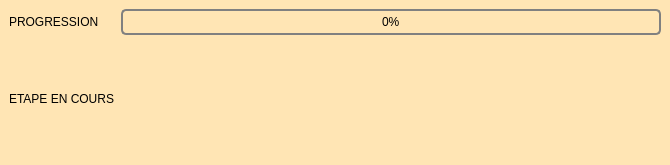
<?xml version="1.0" encoding="UTF-8"?>
<ui version="4.0">
 <class>traitement_fic_ind_recu</class>
 <widget class="QMainWindow" name="traitement_fic_ind_recu">
  <property name="geometry">
   <rect>
    <x>0</x>
    <y>0</y>
    <width>670</width>
    <height>165</height>
   </rect>
  </property>
  <property name="windowTitle">
   <string>Asso'Gestion - Generation des reçus fiscaux - AMSE</string>
  </property>
  <property name="styleSheet">
   <string notr="true">QWidget
{
    background-color: #FFE5B4;
}
QLineEdit
{
    background-color: QLinearGradient( x1: 0, y1: 0, x2: 0, y2: 1, stop: 0 #FFDEAD, stop: 0.1 #FAD5A5, stop: 0.5 #F4BB44, stop: 0.9 #FFAC1C, stop: 1 #E49B0F);
    padding: 1px;
    border-style: solid;
    border: 1px solid #1e1e1e;
    border-radius: 5;
}

QPushButton
{
    color: #FFDEAD;
    background-color: QLinearGradient( x1: 0, y1: 0, x2: 0, y2: 1, stop: 0 #FFAC1C, stop: 0.1 #F28C28, stop: 0.5 #B87333, stop: 0.9 #8B4000, stop: 1 #464646);
    border-width: 1px;
    border-color: #1e1e1e;
    border-style: solid;
    border-radius: 6;
    padding: 3px;
    font-size: 12px;
    padding-left: 5px;
    padding-right: 5px;
    min-width: 40px;
}

QPushButton:pressed
{
    background-color: QLinearGradient( x1: 0, y1: 0, x2: 0, y2: 1, stop: 0 #2d2d2d, stop: 0.1 #2b2b2b, stop: 0.5 #292929, stop: 0.9 #282828, stop: 1 #252525);
}

QComboBox
{
	color: #FFDEAD;
    selection-background-color: #FFDEAD;
    background-color: QLinearGradient( x1: 0, y1: 0, x2: 0, y2: 1, stop: 0 #FFAC1C, stop: 0.1 #F28C28, stop: 0.5 #B87333, stop: 0.9 #8B4000, stop: 1 #464646);
    border-style: solid;
    border: 1px solid #1e1e1e;
    border-radius: 5;
}

QComboBox:hover,QPushButton:hover
{
    border: 2px solid QLinearGradient( x1: 0, y1: 0, x2: 0, y2: 1, stop: 0 #FFAC1C, stop: 1 #F28C28);
}


QComboBox:on
{
    padding-top: 3px;
    padding-left: 4px;
    background-color: QLinearGradient( x1: 0, y1: 0, x2: 0, y2: 1, stop: 0 #2d2d2d, stop: 0.1 #2b2b2b, stop: 0.5 #292929, stop: 0.9 #282828, stop: 1 #252525);
    selection-background-color: #ffaa00;
}

QComboBox QAbstractItemView
{
    border: 2px solid darkgray;
    selection-background-color: QLinearGradient( x1: 0, y1: 0, x2: 0, y2: 1, stop: 0 #ffa02f, stop: 1 #d7801a);
}

QComboBox::drop-down
{
     subcontrol-origin: padding;
     subcontrol-position: top right;
     width: 15px;

     border-left-width: 0px;
     border-left-color: darkgray;
     border-left-style: solid; /* just a single line */
     border-top-right-radius: 3px; /* same radius as the QComboBox */
     border-bottom-right-radius: 3px;
 }


QScrollBar:horizontal {
     border: 1px solid #222222;
     background: QLinearGradient( x1: 0, y1: 0, x2: 0, y2: 1, stop: 0.0 #121212, stop: 0.2 #282828, stop: 1 #484848);
     height: 7px;
     margin: 0px 16px 0 16px;
}

QScrollBar::handle:horizontal
{
      background: QLinearGradient( x1: 0, y1: 0, x2: 1, y2: 0, stop: 0 #ffa02f, stop: 0.5 #d7801a, stop: 1 #ffa02f);
      min-height: 20px;
      border-radius: 2px;
}

QScrollBar::add-line:horizontal {
      border: 1px solid #1b1b19;
      border-radius: 2px;
      background: QLinearGradient( x1: 0, y1: 0, x2: 1, y2: 0, stop: 0 #ffa02f, stop: 1 #d7801a);
      width: 14px;
      subcontrol-position: right;
      subcontrol-origin: margin;
}

QScrollBar::sub-line:horizontal {
      border: 1px solid #1b1b19;
      border-radius: 2px;
      background: QLinearGradient( x1: 0, y1: 0, x2: 1, y2: 0, stop: 0 #ffa02f, stop: 1 #d7801a);
      width: 14px;
     subcontrol-position: left;
     subcontrol-origin: margin;
}

QScrollBar::right-arrow:horizontal, QScrollBar::left-arrow:horizontal
{
      border: 1px solid black;
      width: 1px;
      height: 1px;
      background: white;
}

QScrollBar::add-page:horizontal, QScrollBar::sub-page:horizontal
{
      background: none;
}

QScrollBar:vertical
{
      background: QLinearGradient( x1: 0, y1: 0, x2: 1, y2: 0, stop: 0.0 #121212, stop: 0.2 #282828, stop: 1 #484848);
      width: 7px;
      margin: 16px 0 16px 0;
      border: 1px solid #222222;
}

QScrollBar::handle:vertical
{
      background: QLinearGradient( x1: 0, y1: 0, x2: 0, y2: 1, stop: 0 #ffa02f, stop: 0.5 #d7801a, stop: 1 #ffa02f);
      min-height: 20px;
      border-radius: 2px;
}

QScrollBar::add-line:vertical
{
      border: 1px solid #1b1b19;
      border-radius: 2px;
      background: QLinearGradient( x1: 0, y1: 0, x2: 0, y2: 1, stop: 0 #ffa02f, stop: 1 #d7801a);
      height: 14px;
      subcontrol-position: bottom;
      subcontrol-origin: margin;
}

QScrollBar::sub-line:vertical
{
      border: 1px solid #1b1b19;
      border-radius: 2px;
      background: QLinearGradient( x1: 0, y1: 0, x2: 0, y2: 1, stop: 0 #d7801a, stop: 1 #ffa02f);
      height: 14px;
      subcontrol-position: top;
      subcontrol-origin: margin;
}

QScrollBar::up-arrow:vertical, QScrollBar::down-arrow:vertical
{
      border: 1px solid black;
      width: 1px;
      height: 1px;
      background: white;
}


QScrollBar::add-page:vertical, QScrollBar::sub-page:vertical
{
      background: none;
}

QHeaderView::section:horizontal
{
    background-color: QLinearGradient( x1: 0, y1: 0, x2: 0, y2: 1, stop: 0 #FFAC1C, stop: 0.1 #F28C28, stop: 0.5 #B87333, stop: 0.9 #8B4000, stop: 1 #464646);
    color: #FFDEAD;;
    padding-left: 4px;
    border: 1px solid #6c6c6c;
}
QHeaderView::section:vertical
{
    background-color: QLinearGradient( x1: 0, y1: 0, x2: 0, y2: 1, stop: 0 #FFAC1C, stop: 0.1 #F28C28, stop: 0.5 #B87333, stop: 0.9 #8B4000, stop: 1 #464646);
    color: #FFDEAD;;
    padding-left: 4px;
    border: 1px solid #6c6c6c;
}
QTableWidget QTableCornerButton::section {
    background-color: QLinearGradient( x1: 0, y1: 0, x2: 0, y2: 1, stop: 0 #FFAC1C, stop: 0.1 #F28C28, stop: 0.5 #B87333, stop: 0.9 #8B4000, stop: 1 #464646);
}
QTableWidget::item:selected{ background-color: QLinearGradient( x1: 0, y1: 0, x2: 0, y2: 1, stop: 0 #FFDEAD, stop: 0.1 #FAD5A5, stop: 0.5 #F4BB44, stop: 0.9 #FFAC1C, stop: 1 #E49B0F); }

QDateEdit
{
border : 2px solid #E49B0F;
background-color : QLinearGradient( x1: 0, y1: 0, x2: 0, y2: 1, stop: 0 #FFDEAD, stop: 0.1 #FAD5A5, stop: 0.5 #F4BB44, stop: 0.9 #FFAC1C, stop: 1 #E49B0F);;
padding : 5px;
}
QDateEdit::up-arraow
{
border : 2px solid black;
background-color : lightgreen;

}
QDateEdit::down-arrow
{
background-color : #E49B0F;
}

QTabWidget::tab-bar {
   border: 1px solid #E49B0F;
}

QTabBar::tab {
  background: #8B4000;
  color: white;
  padding: 10px;
 }

 QTabBar::tab:selected {
  background: #E49B0F;
 }

QTabWidget::pane { 
   border: none;
}</string>
  </property>
  <widget class="QWidget" name="centralwidget">
   <layout class="QGridLayout" name="gridLayout">
    <item row="2" column="1">
     <widget class="QLabel" name="label_etape">
      <property name="text">
       <string/>
      </property>
     </widget>
    </item>
    <item row="2" column="0">
     <widget class="QLabel" name="label_etape_2">
      <property name="text">
       <string>ETAPE EN COURS</string>
      </property>
     </widget>
    </item>
    <item row="0" column="0">
     <widget class="QLabel" name="label">
      <property name="text">
       <string>PROGRESSION</string>
      </property>
     </widget>
    </item>
    <item row="0" column="1">
     <widget class="QProgressBar" name="step_progress">
      <property name="styleSheet">
       <string notr="true">QProgressBar{
    border: 2px solid grey;
    border-radius: 5px;
    text-align: center
}

QProgressBar::chunk {
    background-color: QLinearGradient( x1: 0, y1: 0, x2: 0, y2: 1, stop: 0 #FFDEAD, stop: 0.1 #FAD5A5, stop: 0.5 #F4BB44, stop: 0.9 #FFAC1C, stop: 1 #E49B0F);
    width: 10px;
    margin: 1px;
}
</string>
      </property>
      <property name="value">
       <number>0</number>
      </property>
     </widget>
    </item>
   </layout>
  </widget>
 </widget>
 <resources/>
 <connections/>
</ui>
